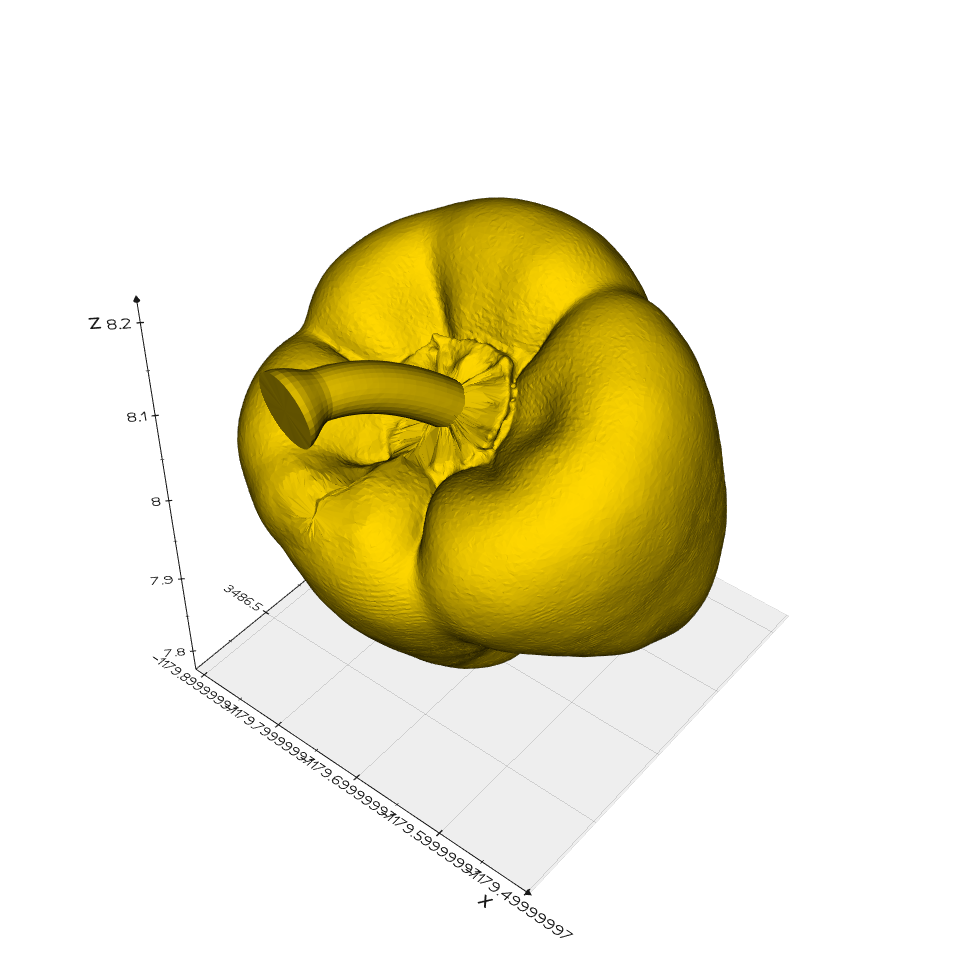
#> input picture aligned_3d_model.png, 960 x 960 px, given as the content of the folder ../ripe, which was not available
$ python RGB_Ripeness.py --input_dir ..
#> lines starting #> are read from the running program, lines starting #| are printed output that depends on the picture; after the words box and inside, x2 and y2 are one past the last pixel; in counts of white or black regions, pixels touching at a corner belong together; pictures that were not available may be replaced by others from this repository, and a replacement may not be noted
import cv2
import numpy as np
import os
import matplotlib.pyplot as plt
from tqdm import tqdm
import argparse

"""
This script demonstrates how to classify the ripeness of fruits in images using OpenCV and NumPy.
The script loads images of fruits, calculates the ripeness based on color, and displays the results.

Example usage: python RGB_Ripeness.py base_dir save_dir --fig_size 15 15 --font_size 14
"""
def parse_arguments():
    parser = argparse.ArgumentParser(description="Classify the ripeness of fruits in images.")
    parser.add_argument('--input_dir', type=str, help="Base directory containing 'ripe' and 'unripe' subdirectories.")
    parser.add_argument('--output_dir', type=str, help="Directory where the output images and results will be saved.")
    return parser.parse_args()

def calculate_ripeness(image_path):
    """Calculate the ripeness of a fruit in an image."""
#> called with image_path = '../ripe/aligned_3d_model.png'
    # Load the image
    image = cv2.imread(image_path)
#> image is the input picture: shape (960, 960, 3); mean B, G, R 204, 232.2, 237.4
    gamma_corrected = adjust_gamma(image, gamma=5)
#> in adjust_gamma, `return cv2.LUT(image, table)`:
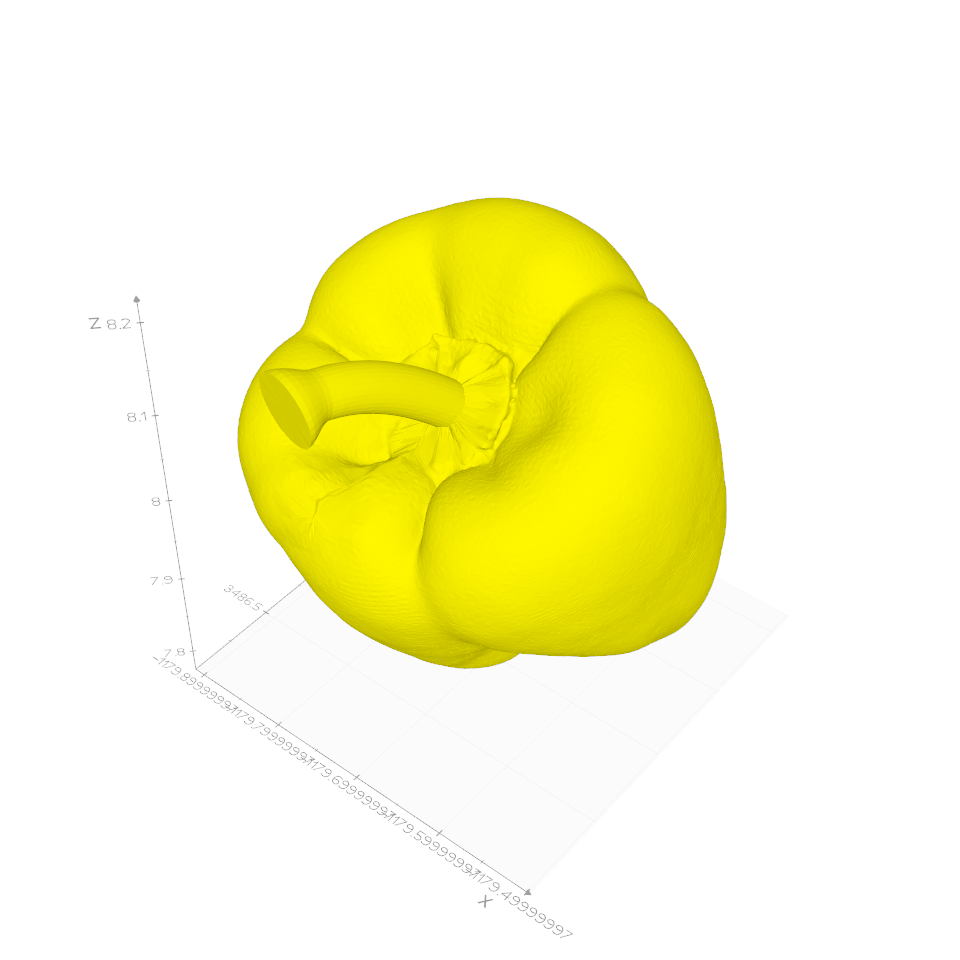
#> returned value: shape (960, 960, 3); mean of channels 0, 1, 2 205.8, 248.9, 250.4; drawn as B, G, R
    hsv = cv2.cvtColor(gamma_corrected, cv2.COLOR_BGR2HSV)
#> hsv: shape (960, 960, 3); mean H, S, V 5.6, 48.6, 250.4

    # Split into channels
    h, s, v = cv2.split(hsv)
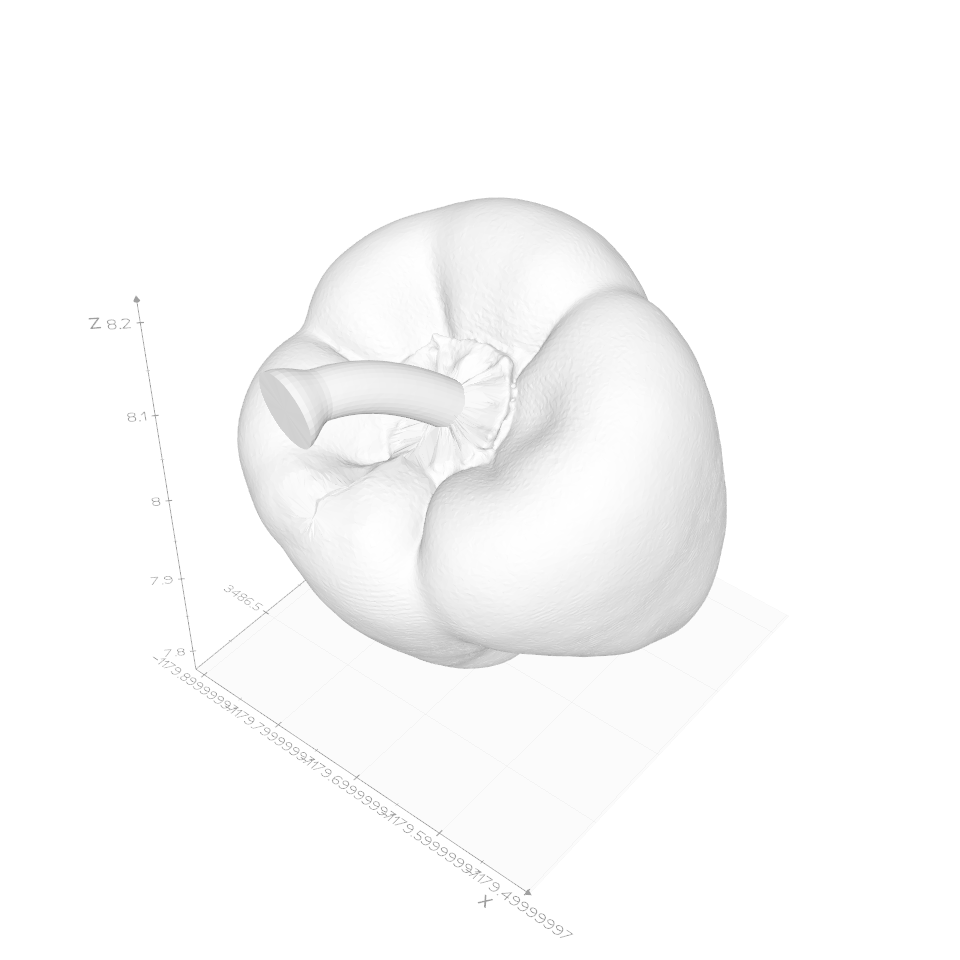
#> v: shape (960, 960); min 135, max 255, mean 250.4

    # Apply CLAHE to the V channel
    clahe = cv2.createCLAHE(clipLimit=2.0, tileGridSize=(8, 8))
    v_clahe = clahe.apply(v)
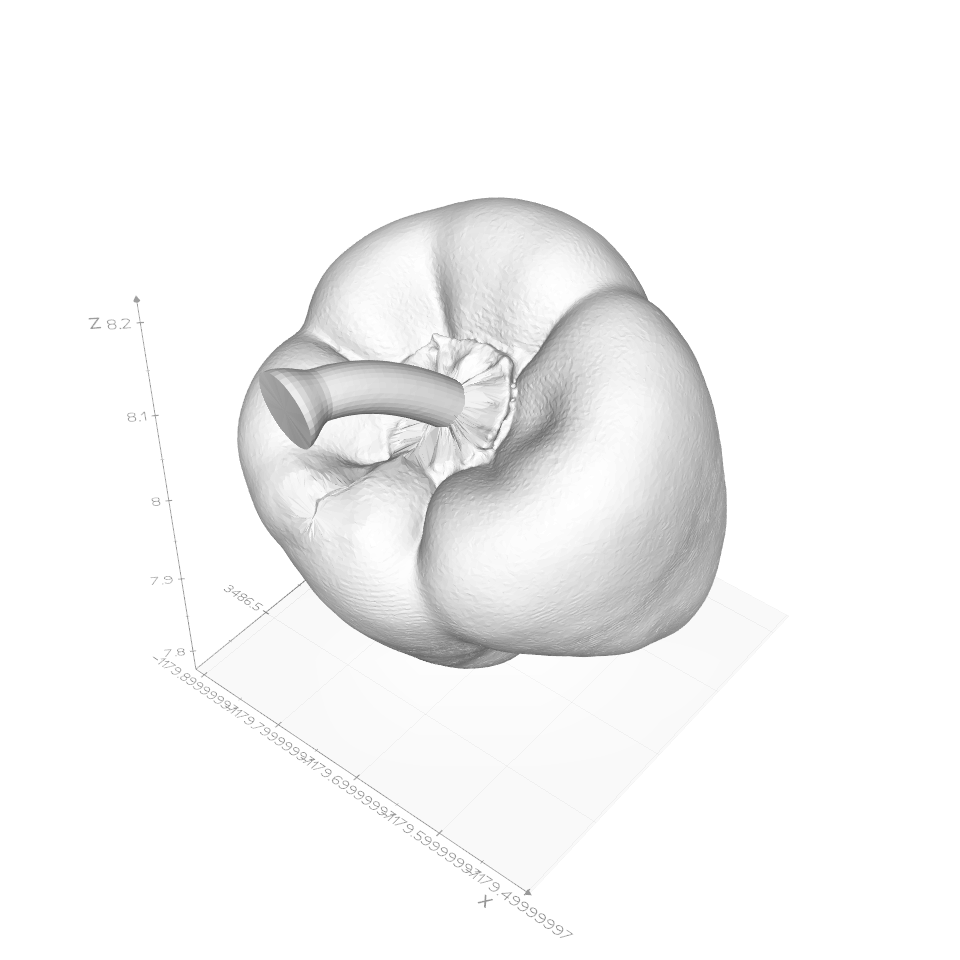
#> v_clahe: shape (960, 960); min 81, max 255, mean 245.5

    # Merge the channels back
    hsv_clahe = cv2.merge([h, s, v_clahe])
#> hsv_clahe: shape (960, 960, 3); mean H, S, V 5.6, 48.6, 245.5

    # Define color ranges for yellow and red in HSV
    yellow_lower = np.array([20, 100, 25])
    yellow_upper = np.array([30, 255, 255])
    red_lower1 = np.array([0, 25, 25])
    red_upper1 = np.array([10, 255, 255])
    red_lower2 = np.array([170, 25, 25])
    red_upper2 = np.array([180, 255, 255])

    # Threshold the CLAHE-modified HSV image to get only yellow and red colors
    mask_yellow = cv2.inRange(hsv_clahe, yellow_lower, yellow_upper)
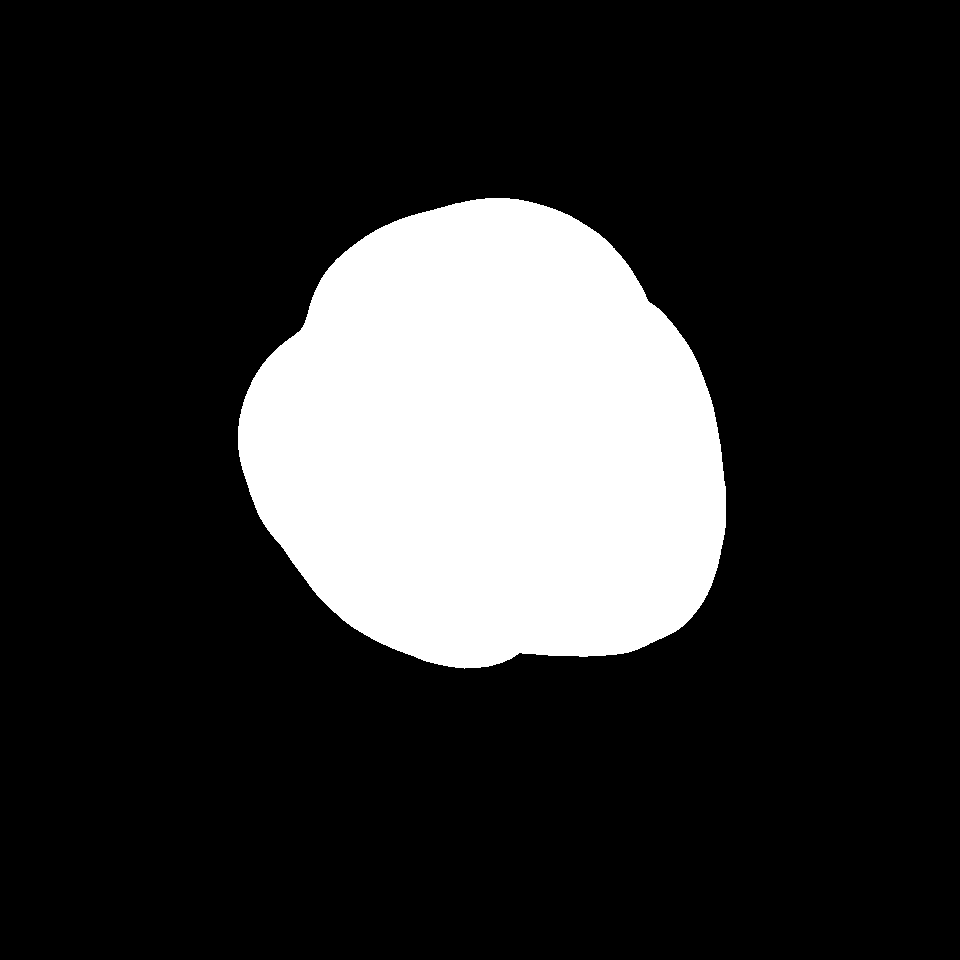
#> mask_yellow: shape (960, 960); 19.1% white; 1 white region, box (x1, y1, x2, y2) and area: (238, 198, 726, 669) 175653
    mask_red1 = cv2.inRange(hsv_clahe, red_lower1, red_upper1)
#> mask_red1: shape (960, 960); every value is 0
    mask_red2 = cv2.inRange(hsv_clahe, red_lower2, red_upper2)
    mask_red = cv2.bitwise_or(mask_red1, mask_red2)

    # Combine masks
    combined_mask = cv2.bitwise_or(mask_yellow, mask_red)

    # Calculate coverage
    coverage = np.sum(combined_mask > 0) / (image.shape[0] * image.shape[1]) * 100
#> coverage = 19.06

    # Determine ripeness based on coverage
    is_ripe = coverage >= 25  # You may need to adjust this threshold
#> is_ripe = False

    return is_ripe, coverage

def adjust_gamma(image, gamma=1.0):
    """Adjust the gamma of an image."""
    invGamma = 1.0 / gamma
    table = np.array([((i / 255.0) ** invGamma) * 255 for i in np.arange(0, 256)]).astype("uint8")
    return cv2.LUT(image, table)

def process_directory(directory, actual_status):
    """Process all images in a directory and return the results."""
    images = []
    for filename in tqdm(os.listdir(directory), desc="Processing images"):
        if filename.lower().endswith(('.png', '.jpg', '.jpeg')):
            image_path = os.path.join(directory, filename)
            is_ripe, coverage = calculate_ripeness(image_path)
#> is_ripe = False; coverage = 19.06
            img = cv2.cvtColor(cv2.imread(image_path), cv2.COLOR_BGR2RGB)
            images.append((img, is_ripe, coverage, filename, actual_status))
    return images

def plot_and_save_results(base_dir, save_dir, fig_size=(15, 15), font_size=14):
    """Plot and save the results of the classification."""
    ripe_images = process_directory(os.path.join(base_dir, 'ripe'), 'Ripe')
    unripe_images = process_directory(os.path.join(base_dir, 'unripe'), 'Unripe')

    total_images = len(ripe_images) + len(unripe_images)
#> total_images = 2
    cols, rows = 5, 5
    max_images_per_batch = cols * rows

#> (the run stopped early here; a loop or call above may not have finished)
